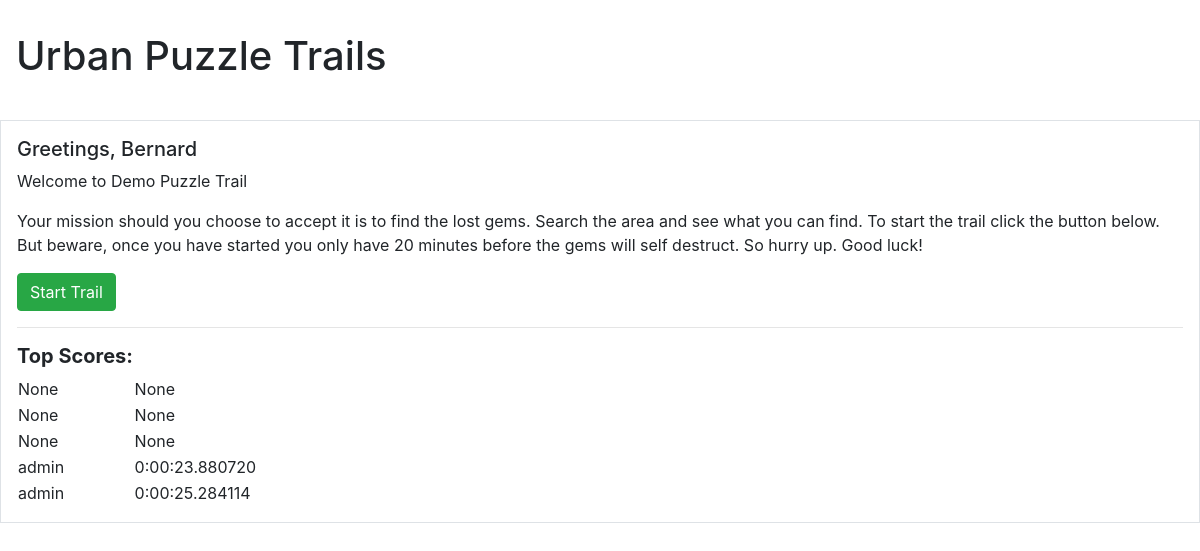
Screenshot of / (signed in) with the database file from the repository.
### trail/models.py (models this page shows)
class Trail(models.Model):
    trail_name = models.CharField(max_length=120) # max_length = required
    trail_description = models.TextField(blank=True, null=True)
    trail_mission = models.CharField(max_length=75, default="This is a mission")
    trail_total_items = models.IntegerField(default=0) # CharField(max_length=75, default="This is a mission")

class Game(models.Model):
    game_name = models.CharField(max_length=120)
    game_mission = models.TextField(blank=True, null=True)
    game_player = models.ForeignKey(User, null=True, on_delete=models.SET_NULL)
    game_url = models.CharField(max_length=16)
    game_start = models.DateTimeField(auto_now_add=True)
    game_inventory = models.ManyToManyField(Item, blank=True)
    game_total_items = models.IntegerField(default=0)
    game_trail = models.ForeignKey(Trail, null=True, on_delete=models.SET_NULL)
    game_duration = models.DurationField(null=True)
    game_progress = models.IntegerField(default=0)
    game_status = models.CharField(default='Not Started', max_length=20)
    game_event_list = models.ManyToManyField(Events, blank=True)

### trail/views.py (the view, shortened to what this page needs)
# urls.py: path('', trail_main_view, name='trail_main_view'),
@login_required(login_url='/login/')
def trail_main_view(request, id=1):
    trail_data = get_object_or_404(Trail, id=id)
    top_score_games = get_high_scores(5)
    context = {
        "object": trail_data,
        "top_scores": top_score_games,
        }
    return render(request, "trail/trail_main.html", context)

### trail/utility_functions.py (called while the page is built)
def get_high_scores(number):
    games_list = Game.objects.order_by('game_duration')[:number]
    print(games_list)
    game_data = games_list[0]
    print(game_data)
    for game in games_list:
        print('*** %s  -  %s ***' % (game.game_player, game.game_duration))
    return games_list

### templates/trail/trail_main.html (shortened to what this page needs)
{% extends 'base.html' %}
{% block heading %}Urban Puzzle Trails{% endblock %}
{% block content %}
  <div class="description">
        <h5>Greetings, {{ user }}</h5>
        <p>Welcome to {{ object.trail_name }}</p>
        <p>{{ object.trail_description  }}</p>
        <form method="post">
            <button type="submit" class="btn btn-success">Start Trail</button>
        </form>
</div>
<hr>
<div>
    <h5><b>Top Scores:</b></h5>
    <table style="width:50%">
      <col width="20%">
      <col width="80%">
        {% for game in top_scores %}
            <tr>
                <td>{{ game.game_player }}</td>
                <td>{{ game.game_duration }}</td>
            </tr>
        {% endfor %}
    </table>
</div>
{% endblock %}

### rows the page displays
Trail: trail_name "Demo Puzzle Trail", trail_description "Your mission should you choose to accept it is to find the lost gems. Search the area and see what you can find. To start the trail click the button below. But beware, once you have started you only have 20 minutes before the gems will self destruct. So hurry up. Good luck!"
Game: game_player "None", game_duration "None"
Game: game_player "None", game_duration "None"
Game: game_player "None", game_duration "None"
Game: game_player "admin", game_duration "0:00:23.880720"
Game: game_player "admin", game_duration "0:00:25.284114"

### other values shown
{{ user }} "Bernard"
